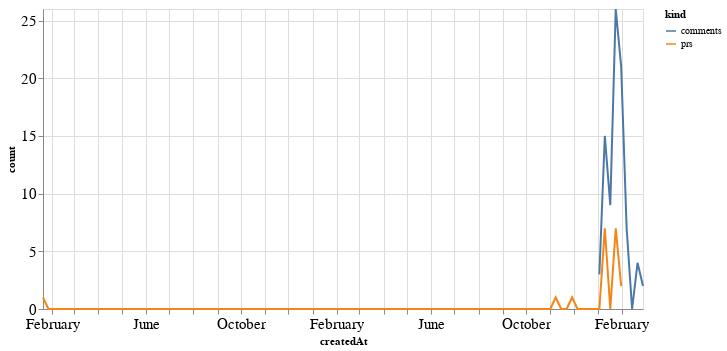

Write notebook code for a chart like this one.
### Code cell
alt.Chart(total_time, width=600).mark_line().encode(
    x='createdAt',
    y='count',
    color='kind'
)

### Figure 1 — Vega-Lite specification as saved in the notebook (floating-point values rounded to 4 significant figures; data arrays with more than 128 entries replaced by an {"elided": "..."} marker saying what was removed)
{"config": {"axisLeft": {"labelFontSize": 15}, "axisBottom": {"labelFontSize": 15}}, "data": {"name": "data-f62f801bfdfc4c29b8761830fcc34ef9"}, "mark": "line", "encoding": {"color": {"type": "nominal", "field": "kind"}, "x": {"type": "temporal", "field": "createdAt"}, "y": {"type": "quantitative", "field": "count"}}, "width": 600, "$schema": "https://vega.github.io/schema/vega-lite/v4.8.1.json", "datasets": {"data-f62f801bfdfc4c29b8761830fcc34ef9": {"elided": "222 records"}}}
